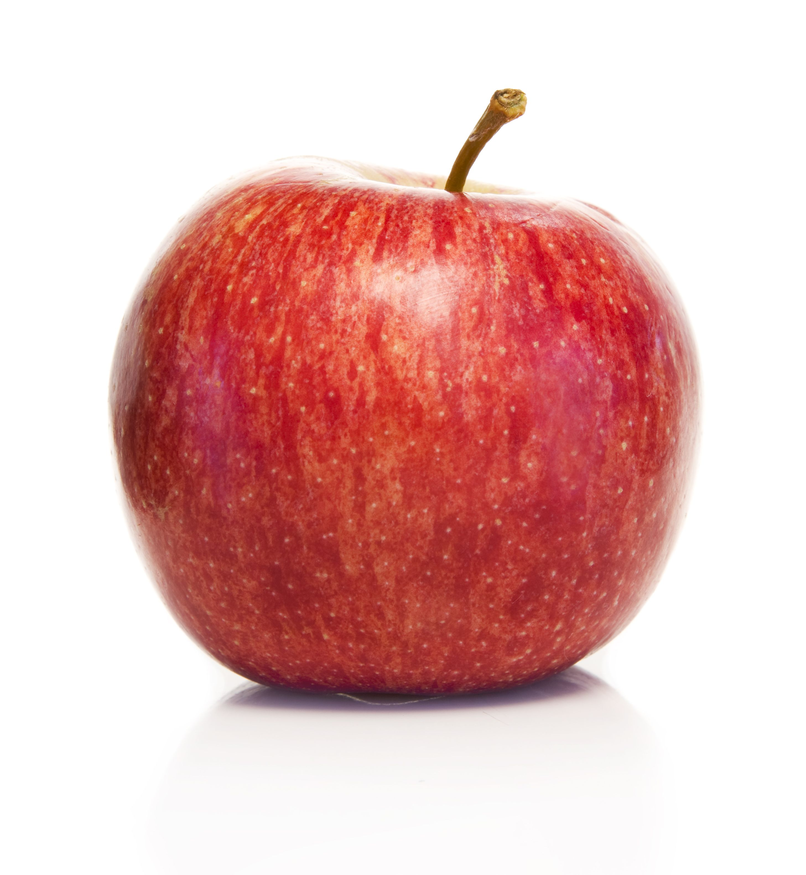
#> input picture input_image.png, 806 x 875 px, shrunk from 2914 x 3162 before the run
$ python prodigy_task2.py
#> lines starting #> are read from the running program, lines starting #| are printed output that depends on the picture
from PIL import Image
import numpy as np
def encrypt_image(image_path, key):
#> called with image_path = 'input_image.png', key = 200
    image = Image.open(image_path)
#> image is the input picture: PIL image 806x875 RGB; mean R, G, B 229, 186.2, 183.9
    img_array = np.array(image)
    encrypted_array = img_array ^ key
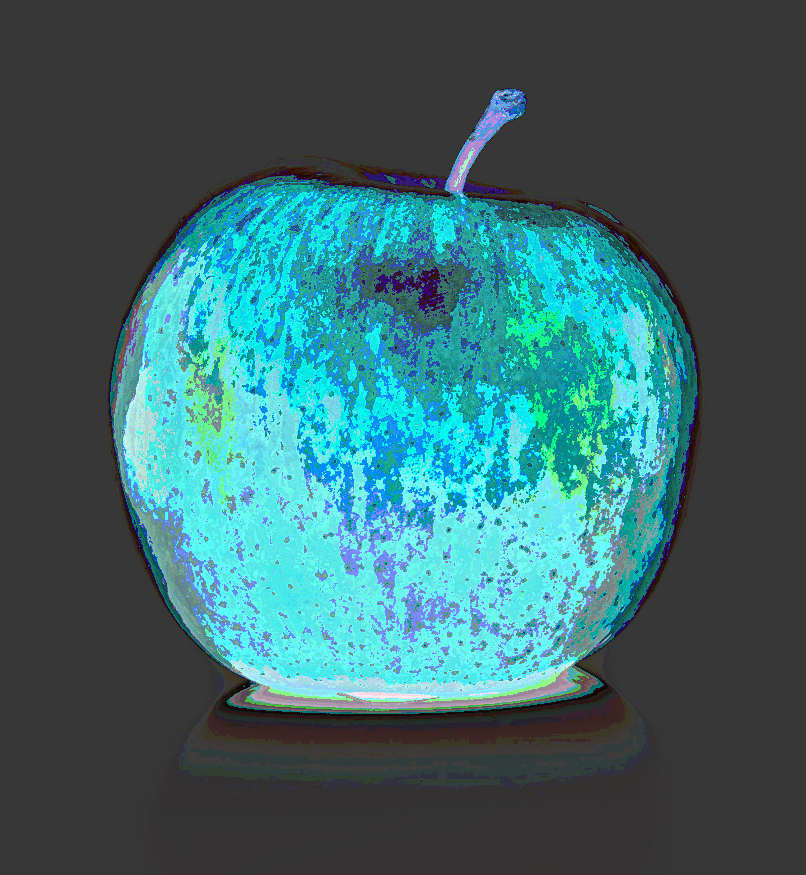
#> encrypted_array: shape (875, 806, 3); mean R, G, B 59.1, 102.8, 106.6
    encrypted_image = Image.fromarray(encrypted_array)
    encrypted_image.save("encrypted_image.png")
def decrypt_image(encrypted_image_path, key):
    encrypted_image = Image.open(encrypted_image_path)
    encrypted_array = np.array(encrypted_image)
    decrypted_array = encrypted_array ^ key
    decrypted_image = Image.fromarray(decrypted_array)
    decrypted_image.save("decrypted_image.png")
key = 200
encrypt_image("input_image.png", key)
decrypt_image("encrypted_image.png", key)
